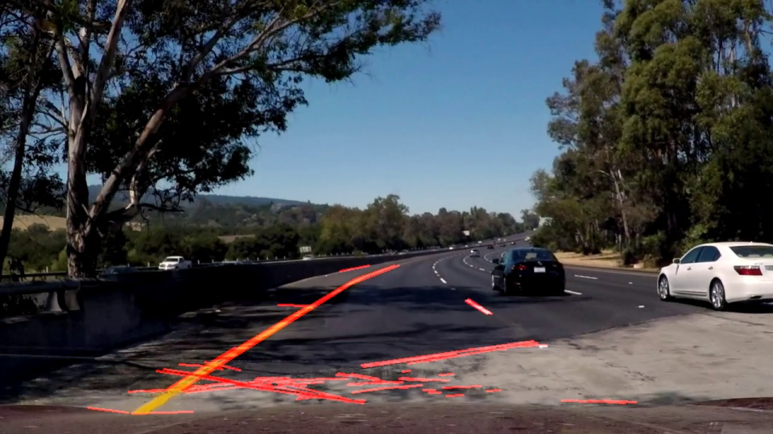
#> input picture slope.png, 773 x 434 px, given in place of the camera
$ python ppi.py
#> lines starting #> are read from the running program, lines starting #| are printed output that depends on the picture; after the words box and inside, x2 and y2 are one past the last pixel; in counts of white or black regions, pixels touching at a corner belong together

#-*- coding: utf-8 -*- # 한글 주석쓰려면 이거 해야함
import cv2  # opencv 사용
import numpy as np

def grayscale(img):  # 흑백이미지로 변환
    return cv2.cvtColor(img, cv2.COLOR_RGB2GRAY)

def canny(img, low_threshold, high_threshold):  # Canny 알고리즘
    return cv2.Canny(img, low_threshold, high_threshold)


def gaussian_blur(img, kernel_size):  # 가우시안 필터
    return cv2.GaussianBlur(img, (kernel_size, kernel_size), 0)


def region_of_interest(img, vertices, color3=(255, 255, 255), color1=255):  # ROI 셋팅
    global mask
    mask = np.zeros_like(img)  # mask = img와 같은 크기의 빈 이미지

    if len(img.shape) > 2:  # Color 이미지(3채널)라면 :
        color = color3
    else:  # 흑백 이미지(1채널)라면 :
        color = color1

    # vertices에 정한 점들로 이뤄진 다각형부분(ROI 설정부분)을 color로 채움
    cv2.fillPoly(mask, vertices, color)

    # 이미지와 color로 채워진 ROI를 합침
    ROI_image = cv2.bitwise_and(img, mask)
    return ROI_image

def hough_lines(ROI_img, t):
    lines_data = cv2.HoughLines(ROI_img,1,np.pi/180,t)

    pt1_x=0
    pt1_y=0
    pt2_x=0
    pt2_y=0
    pt3_x=0
    pt3_y=0
    pt4_x=0
    pt4_y=0
    leftP1_x=0
    leftP1_y=0
    leftP2_x=500
    leftP2_y=0
    rightP1_x=500
    rightP1_y=0
    rightP2_x=0
    rightP2_y=0

    if lines_data is not None:

        #left_lines = []
        #right_lines = []
        length = 800
        tag = 0

        line_num = len(lines_data)

        if line_num > 1 :
            lines_data = np.squeeze(lines_data)

            for rho, theta in lines_data:
                if (tag != 0):
                    pt1_x=0
                    pt1_y=0
                    pt2_x=0
                    pt2_y=0
                    pt3_x=0
                    pt3_y=0
                    pt4_x=0
                    pt4_y=0
                    leftP1_x=0
                    leftP1_y=0
                    leftP2_x=500
                    leftP2_y=0
                    rightP1_x=500
                    rightP1_y=0
                    rightP2_x=0
                    rightP2_y=0

                if (theta < 1.41) and (theta >= 0):
                    #left_lines.append([theta,rho])
                    a1 = np.cos(theta)
                    b1 = np.sin(theta)
                    x0 = a1*rho
                    y0 = b1*rho
                    pt1_x=int(x0 + length*(-b1))
                    pt1_y=int(y0 + length*(a1))
                    pt2_x=int(x0 - length*(-b1))
                    pt2_y=int(y0 - length*(a1))
                    tag = 0

                elif (theta < 3.14) and (theta >= 1.77):
                    #right_lines.append([theta,rho])
                    a2 = np.cos(theta)
                    b2 = np.sin(theta)
                    x0 = a2*rho
                    y0 = b2*rho
                    pt3_x=int(x0 + length*(-b2))
                    pt3_y=int(y0 + length*(a2))
                    pt4_x=int(x0 - length*(-b2))
                    pt4_y=int(y0 - length*(a2))
                    tag = 0

            if (pt1_x != 0) and (pt3_x != 0):
                gradientL = (pt2_y - pt1_y) / (pt2_x - pt1_x)
                interceptL = pt2_y - gradientL * pt2_x
                gradientR = (pt4_y - pt3_y) / (pt4_x - pt3_x)
                interceptR = pt4_y - gradientR * pt4_x

                banishP_x = int((interceptR - interceptL) / (gradientL - gradientR))
                banishP_y = int(gradientL * banishP_x + interceptL)

                bb1 = pt2_y - gradientL * pt2_x;
                leftP2_y = height;
                leftP2_x = (leftP2_y - bb1) / gradientL;

                bb2 = pt3_y - gradientR * pt3_x;
                rightP2_y = height;
                rightP2_x = (rightP2_y - bb2) / gradientR;

                cv2.line(image,(pt1_x,pt1_y),(banishP_x,banishP_y),(255,0,0),2)
                cv2.line(image,(banishP_x,banishP_y),(pt4_x,pt4_y),(0,0,255),2)


                print("**********Both Line Detect************")
                print("banishP_x : %d, banishP_y : %d" %(banishP_x, banishP_y))
                print("leftP1_x  : %d, rightP1_x : %d" %(leftP1_x, rightP1_x))
                print("leftP2_x  : %d, rightP2_x : %d" %(leftP2_x, rightP2_x))

                tag = 1
            elif (pt1_x != 0) and (pt3_x == 0):
                # left Point detection

                # leftLine : first linear equation
                gradientL = (pt2_y - pt1_y) / (pt2_x - pt1_x)		# gradient
                interceptL = pt2_y - gradientL * pt2_x;					# y-intercept

                # leftPoint : nodePoint of two equation
                leftP1_x = (int)(interceptL / -gradientL)
                leftP1_y = (int)(gradientL * leftP1_x + interceptL)

                bb1 = leftP1_y - gradientL * leftP1_x
                leftP2_y = height
                leftP2_x = (leftP2_y - bb1) / gradientL

                cv2.line(image,(leftP1_x,leftP1_y),(pt1_x,pt1_y),(255,0,0),2)
                print("**********Left Line Detect************")
                print("leftP1_x  : %d, leftP1_y : %d" %(leftP1_x, leftP1_y))
                print("leftP2_x  : %d, leftP2_y : %d" %(leftP2_x, leftP2_y))
                tag = 2

            elif (pt1_x == 0) and (pt3_x != 0):
                gradientR = (pt4_y - pt3_y) / (pt4_x - pt3_x);		# gradient
                interceptR = pt4_y - gradientR * pt4_x;							# y-intercept

			# rightPoint : nodePoint of two equation
                rightP1_x = (int)(interceptR / -gradientR)
                rightP1_y = (int)(gradientR * rightP1_x + interceptR)

                bb2 = rightP1_y - gradientR * rightP1_x
                rightP2_y = height
                rightP2_x = (rightP2_y - bb2) / gradientR

                cv2.line(image,(pt4_x,pt4_y),(rightP1_x,rightP1_y),(0,0,255),2)
                print("**********Right Line Detect************")
                print("rightP1_x  : %d, rightP1_y : %d" %(rightP1_x, rightP1_y))
                print("rightP2_x  : %d, rightP2_y : %d" %(rightP2_x, rightP2_y))
                tag = 3
        else:
            print("fuck")

cap = cv2.VideoCapture(0)  # 동영상 불러오기
cap.set(3, 320)
cap.set(4, 240)

while (cap.isOpened()):
    ret, image = cap.read()
#> image is the input picture: shape (434, 773, 3); mean B, G, R 75.4, 70.7, 69.5

    height, width = image.shape[:2]  # 이미지 높이, 너비
#> height = 434; width = 773

    #width = 320
    #height = 240

    gray_img = grayscale(image)  # 흑백이미지로 변환
#> in grayscale, `return cv2.cvtColor(img, cv2.COLOR_RGB2GRAY)`:
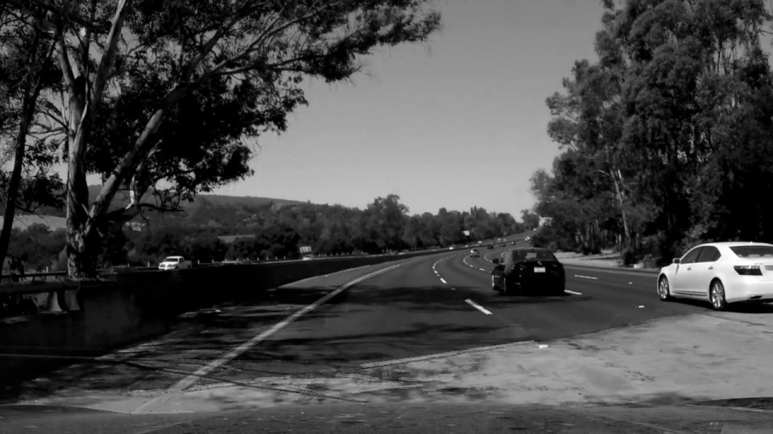
#> returned value: shape (434, 773); min 0, max 254, mean 72

    blur_img = gaussian_blur(gray_img, 3)  # Blur 효과

    canny_img = canny(blur_img, 70, 210)  # Canny edge 알고리즘
#> in canny, `return cv2.Canny(img, low_threshold, high_threshold)`:
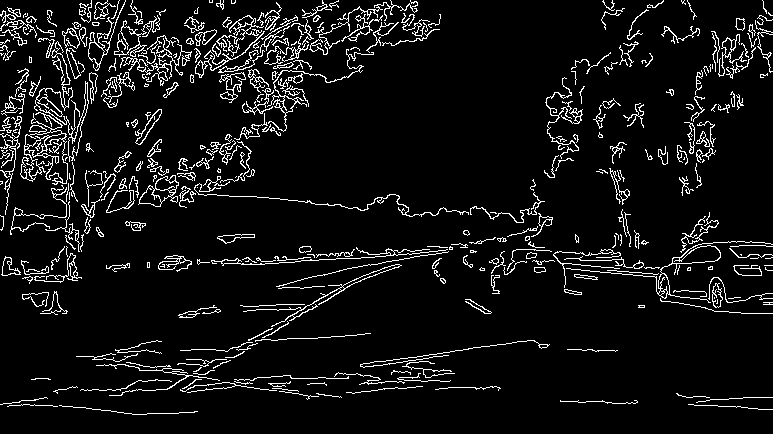
#> returned value: shape (434, 773); 7.2% white in thin lines or dots

    vertices = np.array(
        [[(-100, height), (width / 8, height / 3), (width * 7 / 8, height / 3), (width+100, height)]],
        dtype=np.int32)
    ROI_img = region_of_interest(canny_img, vertices)  # ROI 설정
#> in region_of_interest, `cv2.fillPoly(mask, vertices, color)`:
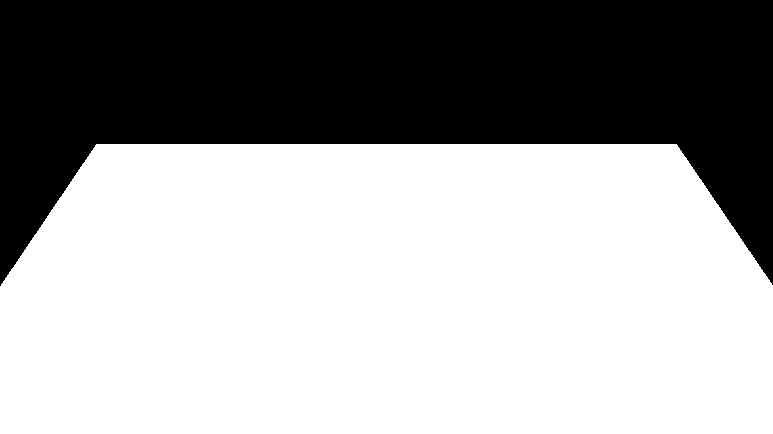
#> mask: shape (434, 773); 62.7% white; 1 black region, box (x1, y1, x2, y2) and area: (0, 0, 773, 286) 124992
#> in region_of_interest, `ROI_image = cv2.bitwise_and(img, mask)`:
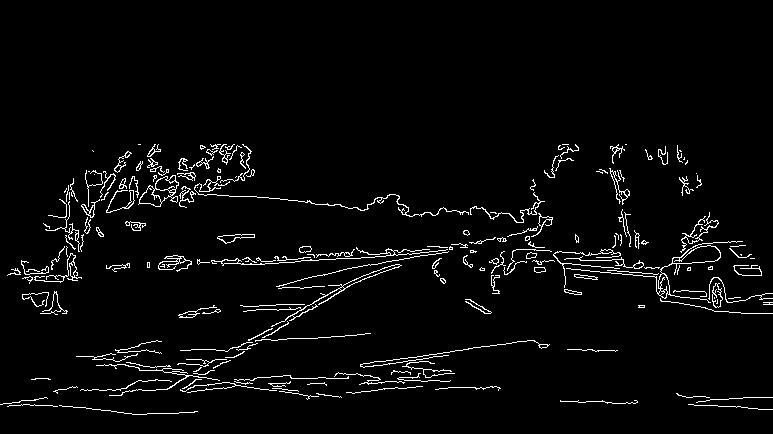
#> ROI_image: shape (434, 773); 3.4% white in thin lines or dots, all inside (x1, y1, x2, y2) = (0, 144, 773, 415)

    Hough_img = hough_lines(ROI_img, 100)
#> in hough_lines, `lines_data = cv2.HoughLines(ROI_img,1,np.pi/180,t)`: lines_data = 72 rows, first 8: [270, 1.54], [267, 1.54], [275, 1.5], [276, 1.52], [281, 1.5], [271, 1.52], [410, 1.43], [260, 1.57]
#> in hough_lines, `line_num = len(lines_data)`: line_num = 72
#> in hough_lines, `lines_data = np.squeeze(lines_data)`: lines_data = 72 pairs, first value 157 to 426, second value 1.01 to 1.75
#> the loop in hough_lines, `for rho, theta in lines_data:` made 72 passes
#> (rho, theta, a1, b1, x0, y0, pt1_x, pt1_y) on passes 12, 19, 25, 30, 31, 38, 39, 40, 48, 49, 50, 57: (419, 1.05, 0.5, 0.866, 209.5, 362.9, -483, 762), (425, 1.03, 0.515, 0.857, 218.9, 364.3, -466, 776), (426, 1.01, 0.53, 0.848, 225.7, 361.3, -452, 785), (420, 1.03, 0.515, 0.857, 216.3, 360, -469, 772), (420, 1.06, 0.485, 0.875, 203.6, 367.3, -496, 755), (416, 1.1, 0.454, 0.891, 188.9, 370.7, -523, 733), (336, 1.36, 0.208, 0.978, 69.86, 328.7, -712, 494), (371, 1.27, 0.292, 0.956, 108.5, 354.8, -656, 588), (416, 1.06, 0.485, 0.875, 201.7, 363.8, -498, 751), (417, 1.08, 0.469, 0.883, 195.8, 368.2, -510, 743), (426, 1.4, 0.174, 0.985, 73.97, 419.5, -713, 558), (399, 1.17, 0.391, 0.921, 155.9, 367.3, -580, 679)
#> (a1, b1, x0, y0, pt1_x, pt1_y, pt2_x, pt2_y) on passes 66, 71: (0.407, 0.914, 164.3, 369.1, -566, 694, 895, 43), (0.375, 0.927, 148, 366.2, -593, 665, 889, 66)
#> in hough_lines, `gradientL = (pt2_y - pt1_y) / (pt2_x - pt1_x)`: gradientL = -0.404
#> in hough_lines, `interceptL = pt2_y - gradientL * pt2_x;`: interceptL = 425.3
#> in hough_lines, `leftP1_x = (int)(interceptL / -gradientL)`: leftP1_x = 1052
#> in hough_lines, `leftP1_y = (int)(gradientL * leftP1_x + interceptL)`: leftP1_y = 0
#> in hough_lines, `bb1 = leftP1_y - gradientL * leftP1_x`: bb1 = 425.2
#> in hough_lines, `leftP2_x = (leftP2_y - bb1) / gradientL`: leftP2_x = -21.77
#> in hough_lines, `cv2.line(image,(leftP1_x,leftP1_y),(pt1_x,pt1_y),(255,0,0),2)`:
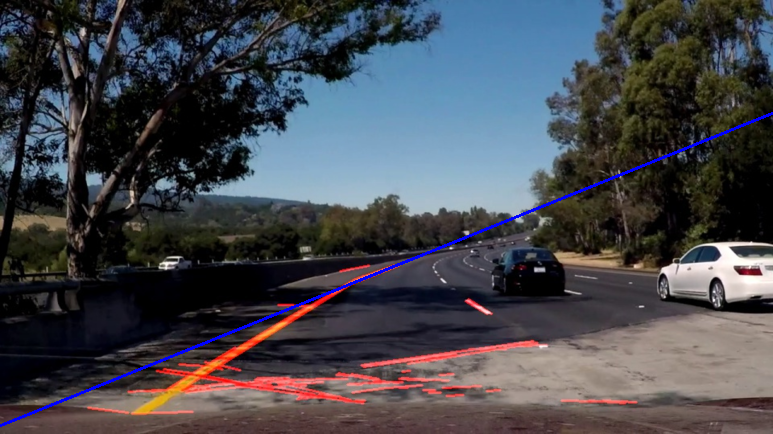
#> image: shape (434, 773, 3); 0.73% of pixels changed, all inside (x1, y1, x2, y2) = (0, 112, 773, 427)
#| leftP1_x  : 1052, leftP1_y : 0
#| leftP2_x  : -21, leftP2_y : 434

    cv2.imshow('image',image)
    cv2.imshow('edge',ROI_img)

    k = cv2.waitKey(1) & 0xFF
#> (key Esc is pressed here)
    if k == 27:
        break

cap.release()
cv2.destroyAllWindows()
